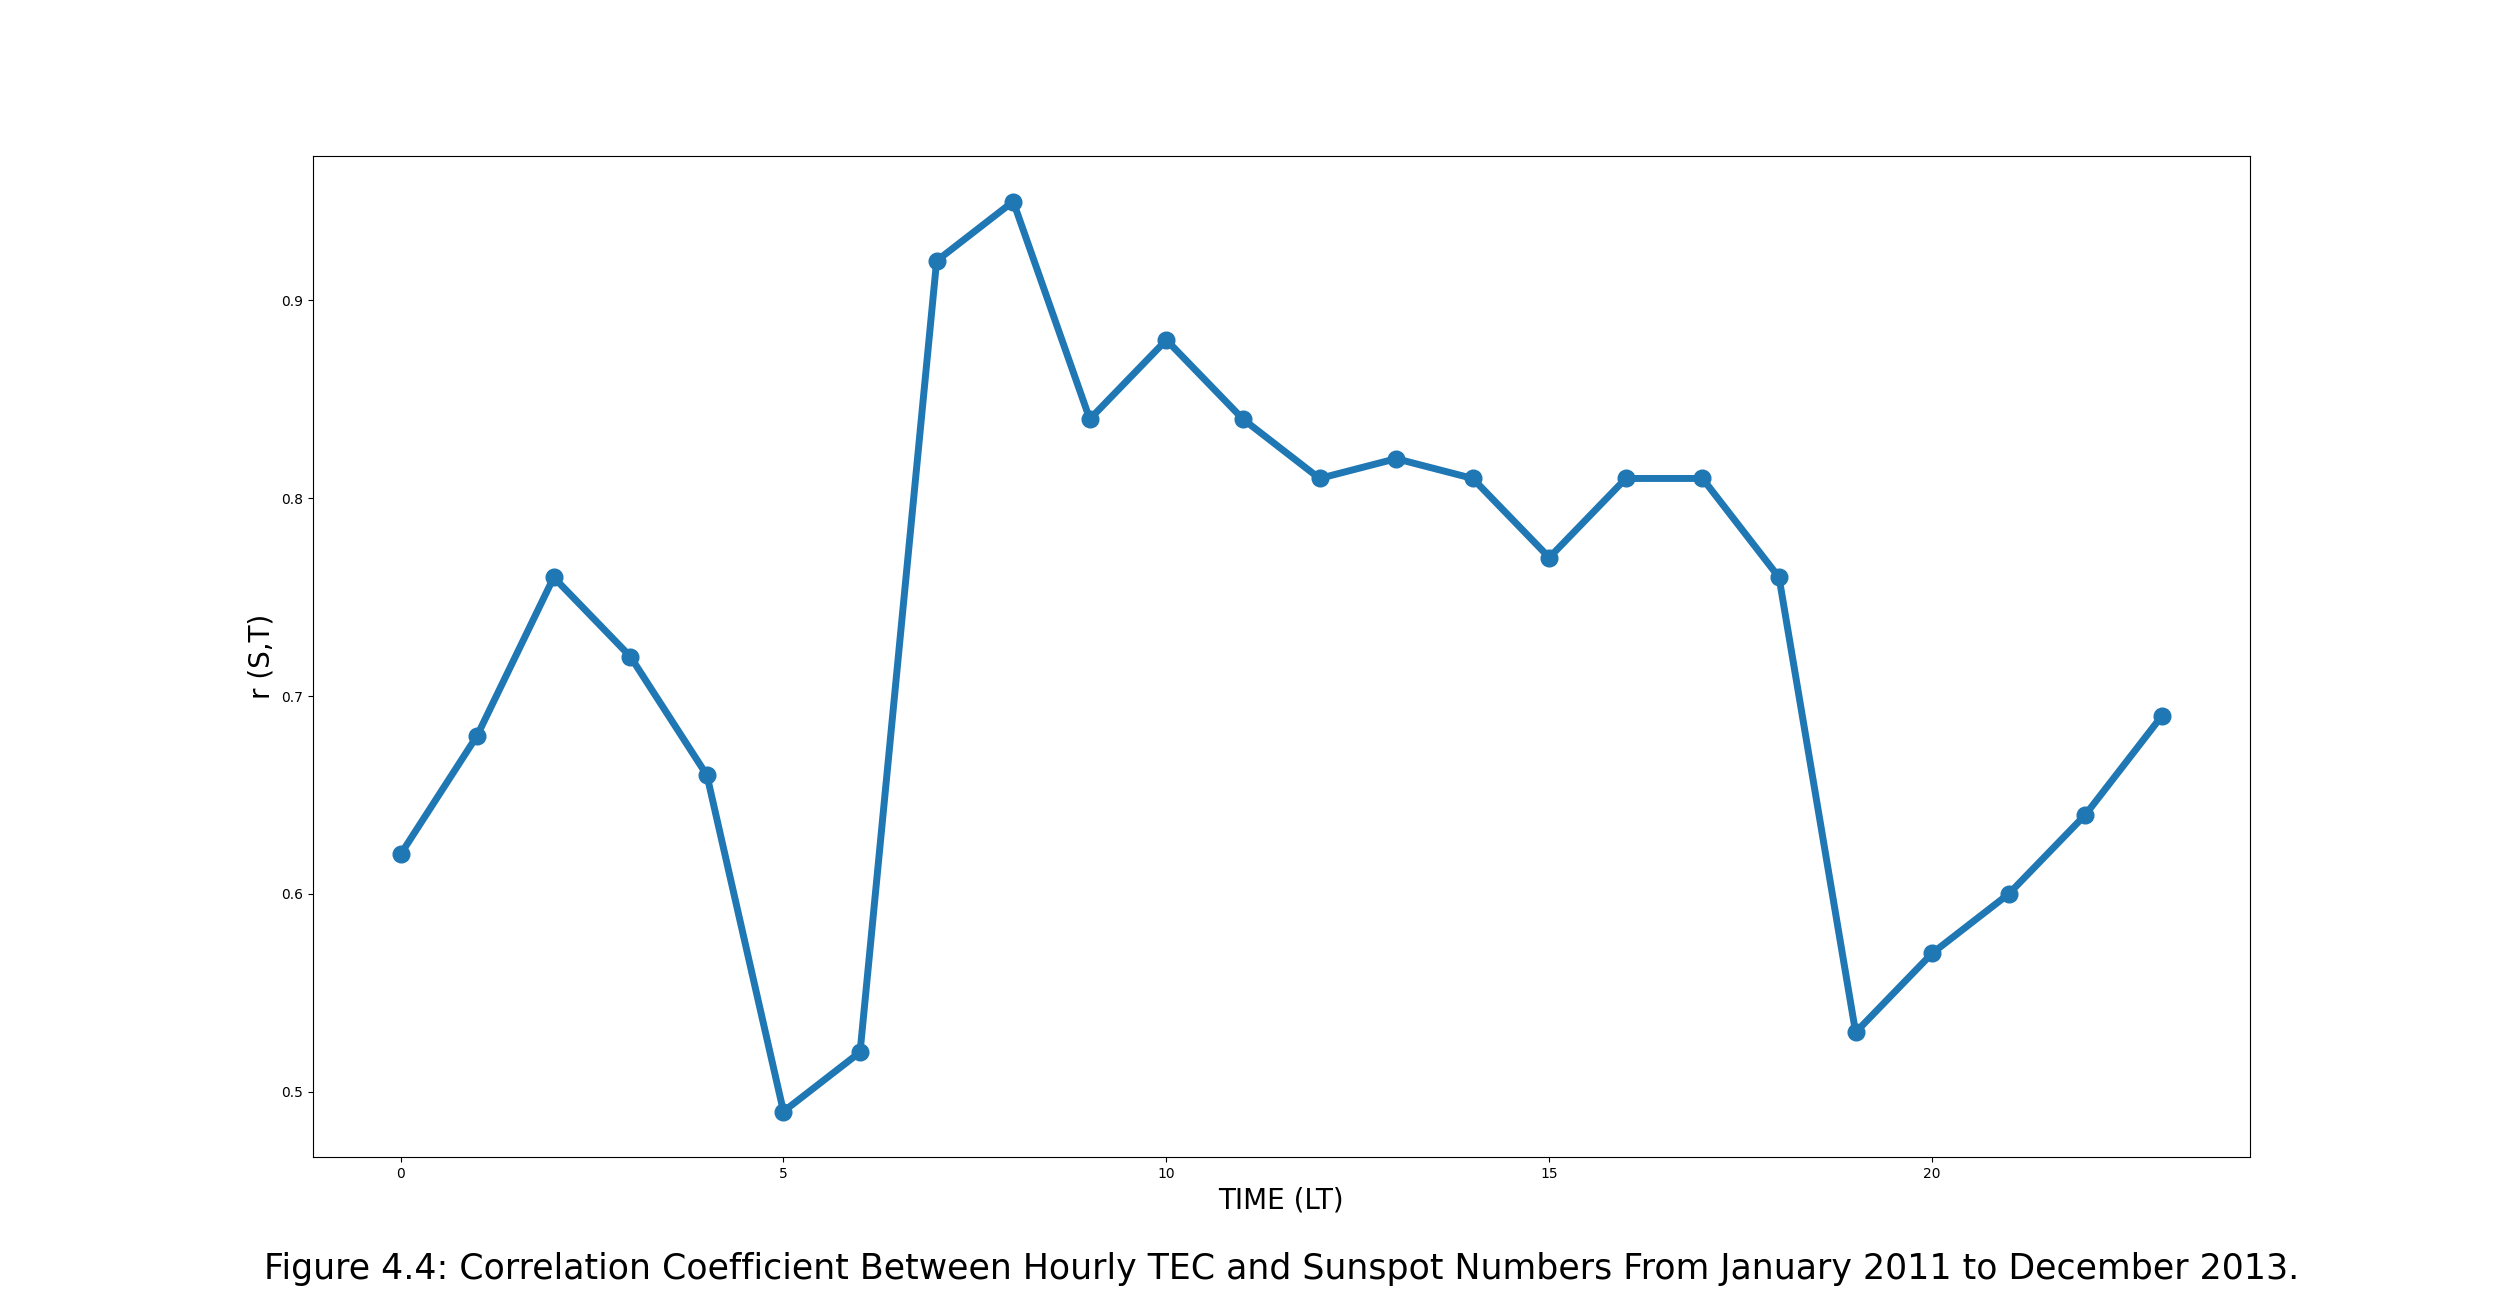

Write the Python code that produced this figure.
import matplotlib.pyplot as plt

plt.rcParams["figure.figsize"] = (25, 13 ) 

plt.title("Figure 4.4: Correlation Coefficient Between Hourly TEC and Sunspot Numbers From January 2011 to December 2013.", y=-0.13, x=0.5 , fontsize=25)

x = [0, 1, 2, 3, 4, 5, 6, 7, 8, 9, 10, 11, 12, 13, 14, 15, 16, 17, 18, 19, 20, 21, 22, 23]

y = [0.62, 0.68, 0.76, 0.72, 0.66, 0.49, 0.52, 0.92, 0.95, 0.84, 0.88, 0.84, 0.81, 0.82, 0.81, 0.77, 0.81, 0.81, 0.76, 0.53, 0.57, 0.60, 0.64, 0.69]

plt.plot(x, y,  marker="o", linewidth=5, markersize=12)
plt.xlabel("TIME (LT)", fontsize=20)
plt.ylabel("r (S,T)", fontsize=20)

plt.savefig("fig_6")
plt.show()